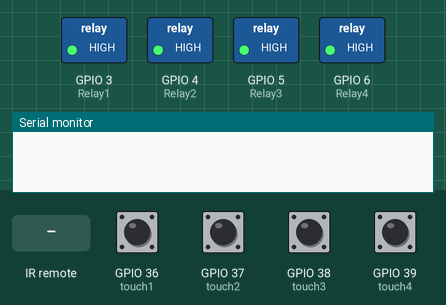
This sketch was run on a simulated ESP32. On the bench: switched loads named in the sketch (green lamp = pin HIGH), the last lines printed to the serial monitor. The test bench sets the inputs (shaded band); at power-on: GPIO 36 (touch1), GPIO 37 (touch2), GPIO 38 (touch3), GPIO 39 (touch4) LOW. EEPROM starts erased.

Above: at 1.3 s.
1.4 s: infrared code 0x154503 received
At 2.6 s:
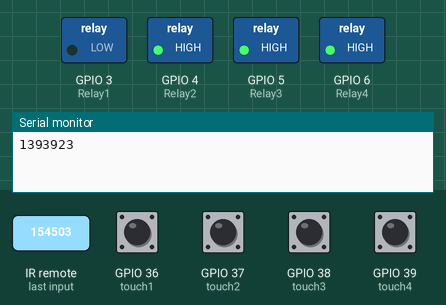
2.9 s: GPIO 37 (touch2) pulled HIGH for 0.15 s
At 3.9 s:
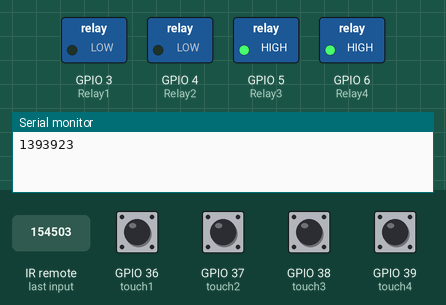
4.5 s: GPIO 36 (touch1) pulled HIGH for 0.15 s
At 5.1 s:
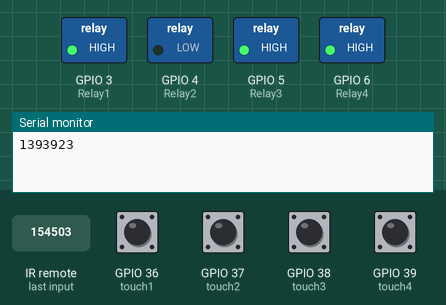
6.1 s: GPIO 38 (touch3) pulled HIGH for 0.15 s
At 7.3 s:
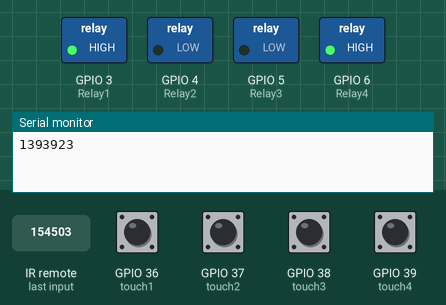
7.7 s: GPIO 39 (touch4) pulled HIGH for 0.15 s
At 8.7 s:
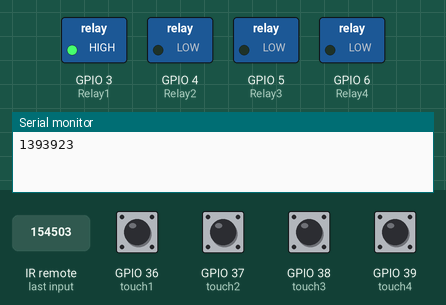
9.3 s: infrared code 0x15450C received
At 10.0 s:
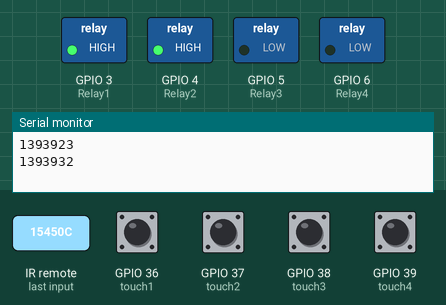
Timing chart, 0 to 11.8 s (numbered marks = the images above; inputs shaded):
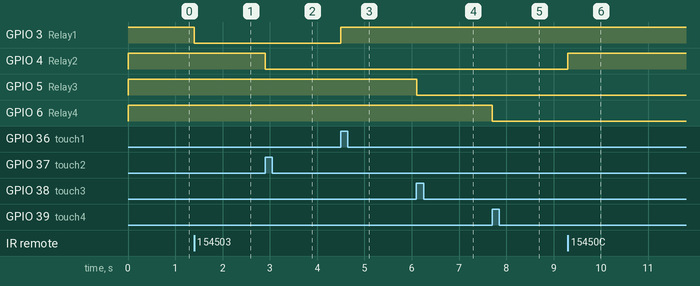

The sketch:

RF_Touch_Control_4Load.ino
```cpp
#include "RCSwitch.h"
#include <EEPROM.h>

RCSwitch mySwitch = RCSwitch();

#define Relay1 3 // Load1 Pin Out
#define Relay2 4 // Load2 Pin Out
#define Relay3 5 // Load3 Pin Out
#define Relay4 6 // Load4 Pin Out

#define touch1 A0 // Light Button Pin in
#define touch2 A1 // Lamp Button Pin in
#define touch3 A2 // Socket Button Pin in
#define touch4 A3 // Fan Button Pin in

int load1, load2, load3, load4;
int flag1, flag2, flag3, flag4;

void setup() {
Serial.begin(9600);

mySwitch.enableReceive(0);  // Receiver on interrupt 0 => that is pin #2

pinMode(touch1, INPUT);
pinMode(touch2, INPUT);
pinMode(touch3, INPUT);
pinMode(touch4, INPUT);

load1 = EEPROM.read(1);
load2 = EEPROM.read(2);
load3 = EEPROM.read(3);
load4 = EEPROM.read(4);

pinMode(Relay1, OUTPUT); digitalWrite(Relay1, load1);
pinMode(Relay2, OUTPUT); digitalWrite(Relay2, load2);
pinMode(Relay3, OUTPUT); digitalWrite(Relay3, load3);
pinMode(Relay4, OUTPUT); digitalWrite(Relay4, load4);
delay(100);
}

void loop() {

if(digitalRead(touch1)==1){
if(flag1==0){flag1=1;
load1 = !load1;
EEPROM.write(1, load1);
Relays();
delay(100);
 }
}else{flag1=0;}

if(digitalRead(touch2)==1){
if(flag2==0){flag2=1;
load2 = !load2;
EEPROM.write(2, load2);
Relays();
delay(100);
 }
}else{flag2=0;}

if(digitalRead(touch3)==1){
if(flag3==0){flag3=1;
load3 = !load3;
EEPROM.write(3, load3);
Relays();
delay(100);
 }
}else{flag3=0;}

if(digitalRead(touch4)==1){
if(flag4==0){flag4=1;
load4 = !load4;
EEPROM.write(4, load4);
Relays();
delay(100);
 }
}else{flag4=0;}


if (mySwitch.available()>0) {
unsigned long int RF_data =  mySwitch.getReceivedValue() ;
Serial.println(RF_data);

switch(RF_data){
  case 1393923: mySwitch.disableReceive();
                load1 = !load1;
                EEPROM.write(1, load1);
                break;

  case 1393932: mySwitch.disableReceive();
                load2 = !load2;
                EEPROM.write(2, load2);
                break;

  case 1393968: mySwitch.disableReceive();
                load3 = !load3;
                EEPROM.write(3, load3);
                break;

   case 1394112: mySwitch.disableReceive();
                load4 = !load4;
                EEPROM.write(4, load4);
                break;

}

Relays();

unsigned long time_now = millis();
int ck = 500;
while(millis()<time_now + ck){;}
  mySwitch.resetAvailable();
  mySwitch.enableReceive(0);
  }
}

void Relays(){
digitalWrite(Relay1, load1);
digitalWrite(Relay2, load2);
digitalWrite(Relay3, load3);
digitalWrite(Relay4, load4);
}
```

Measured:
- after the input at 1.4 s, GPIO 3 (Relay1): HIGH → LOW at once
- after the input at 2.9 s, GPIO 4 (Relay2): HIGH → LOW at once
- after the input at 4.5 s, GPIO 3 (Relay1): LOW → HIGH at once
- after the input at 6.1 s, GPIO 5 (Relay3): HIGH → LOW at once
- after the input at 7.7 s, GPIO 6 (Relay4): HIGH → LOW at once
- after the input at 9.3 s, GPIO 4 (Relay2): LOW → HIGH at once
